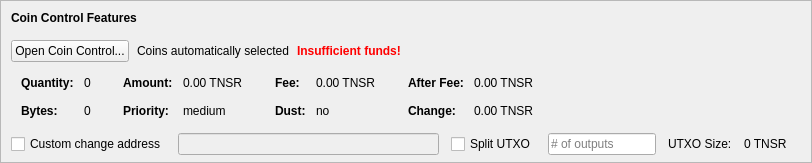
    <widget class="QFrame" name="frameCoinControl">
     <property name="sizePolicy">
      <sizepolicy hsizetype="Expanding" vsizetype="Expanding">
       <horstretch>0</horstretch>
       <verstretch>0</verstretch>
      </sizepolicy>
     </property>
     <property name="maximumSize">
      <size>
       <width>16777215</width>
       <height>16777215</height>
      </size>
     </property>
     <property name="frameShape">
      <enum>QFrame::StyledPanel</enum>
     </property>
     <property name="frameShadow">
      <enum>QFrame::Sunken</enum>
     </property>
     <layout class="QVBoxLayout" name="verticalLayoutCoinControl2">
      <property name="spacing">
       <number>0</number>
      </property>
      <property name="leftMargin">
       <number>0</number>
      </property>
      <property name="topMargin">
       <number>0</number>
      </property>
      <property name="rightMargin">
       <number>0</number>
      </property>
      <property name="bottomMargin">
       <number>6</number>
      </property>
      <item>
       <layout class="QVBoxLayout" name="verticalLayoutCoinControl" stretch="0,0,0,0,1">
        <property name="spacing">
         <number>0</number>
        </property>
        <property name="leftMargin">
         <number>10</number>
        </property>
        <property name="topMargin">
         <number>10</number>
        </property>
        <item>
         <layout class="QHBoxLayout" name="horizontalLayoutCoinControl1">
          <property name="bottomMargin">
           <number>15</number>
          </property>
          <item>
           <widget class="QLabel" name="labelCoinControlFeatures">
            <property name="sizePolicy">
             <sizepolicy hsizetype="Preferred" vsizetype="Maximum">
              <horstretch>0</horstretch>
              <verstretch>0</verstretch>
             </sizepolicy>
            </property>
            <property name="font">
             <font>
              <weight>75</weight>
              <bold>true</bold>
             </font>
            </property>
            <property name="styleSheet">
             <string notr="true">font-weight:bold;</string>
            </property>
            <property name="text">
             <string>Coin Control Features</string>
            </property>
           </widget>
          </item>
         </layout>
        </item>
        <item>
         <layout class="QHBoxLayout" name="horizontalLayoutCoinControl2" stretch="0,0,0,0">
          <property name="spacing">
           <number>8</number>
          </property>
          <property name="bottomMargin">
           <number>10</number>
          </property>
          <item>
           <widget class="QPushButton" name="pushButtonCoinControl">
            <property name="styleSheet">
             <string notr="true"/>
            </property>
            <property name="text">
             <string>Open Coin Control...</string>
            </property>
            <property name="autoDefault">
             <bool>false</bool>
            </property>
           </widget>
          </item>
          <item>
           <widget class="QLabel" name="labelCoinControlAutomaticallySelected">
            <property name="text">
             <string>Coins automatically selected</string>
            </property>
            <property name="margin">
             <number>5</number>
            </property>
           </widget>
          </item>
          <item>
           <widget class="QLabel" name="labelCoinControlInsuffFunds">
            <property name="font">
             <font>
              <weight>75</weight>
              <bold>true</bold>
             </font>
            </property>
            <property name="styleSheet">
             <string notr="true">color:red;font-weight:bold;</string>
            </property>
            <property name="text">
             <string>Insufficient funds!</string>
            </property>
            <property name="margin">
             <number>5</number>
            </property>
           </widget>
          </item>
          <item>
           <spacer name="horizontalSpacerCoinControl">
            <property name="orientation">
             <enum>Qt::Horizontal</enum>
            </property>
            <property name="sizeHint" stdset="0">
             <size>
              <width>40</width>
              <height>1</height>
             </size>
            </property>
           </spacer>
          </item>
         </layout>
        </item>
        <item>
         <widget class="QWidget" name="widgetCoinControl" native="true">
          <property name="sizePolicy">
           <sizepolicy hsizetype="Preferred" vsizetype="Preferred">
            <horstretch>0</horstretch>
            <verstretch>0</verstretch>
           </sizepolicy>
          </property>
          <property name="minimumSize">
           <size>
            <width>0</width>
            <height>0</height>
           </size>
          </property>
          <property name="styleSheet">
           <string notr="true"/>
          </property>
          <layout class="QHBoxLayout" name="horizontalLayoutCoinControl5">
           <property name="leftMargin">
            <number>0</number>
           </property>
           <property name="topMargin">
            <number>0</number>
           </property>
           <property name="rightMargin">
            <number>0</number>
           </property>
           <property name="bottomMargin">
            <number>0</number>
           </property>
           <item>
            <layout class="QHBoxLayout" name="horizontalLayoutCoinControl3" stretch="0,0,0,1">
             <property name="spacing">
              <number>20</number>
             </property>
             <property name="topMargin">
              <number>0</number>
             </property>
             <property name="bottomMargin">
              <number>10</number>
             </property>
             <item>
              <layout class="QFormLayout" name="formLayoutCoinControl1">
               <property name="horizontalSpacing">
                <number>10</number>
               </property>
               <property name="verticalSpacing">
                <number>14</number>
               </property>
               <property name="leftMargin">
                <number>10</number>
               </property>
               <property name="topMargin">
                <number>4</number>
               </property>
               <property name="rightMargin">
                <number>6</number>
               </property>
               <item row="0" column="0">
                <widget class="QLabel" name="labelCoinControlQuantityText">
                 <property name="font">
                  <font>
                   <weight>75</weight>
                   <bold>true</bold>
                  </font>
                 </property>
                 <property name="text">
                  <string>Quantity:</string>
                 </property>
                 <property name="margin">
                  <number>0</number>
                 </property>
                </widget>
               </item>
               <item row="0" column="1">
                <widget class="QLabel" name="labelCoinControlQuantity">
                 <property name="cursor">
                  <cursorShape>IBeamCursor</cursorShape>
                 </property>
                 <property name="contextMenuPolicy">
                  <enum>Qt::ActionsContextMenu</enum>
                 </property>
                 <property name="text">
                  <string notr="true">0</string>
                 </property>
                 <property name="margin">
                  <number>0</number>
                 </property>
                 <property name="textInteractionFlags">
                  <set>Qt::LinksAccessibleByMouse|Qt::TextSelectableByKeyboard|Qt::TextSelectableByMouse</set>
                 </property>
                </widget>
               </item>
               <item row="1" column="0">
                <widget class="QLabel" name="labelCoinControlBytesText">
                 <property name="font">
                  <font>
                   <weight>75</weight>
                   <bold>true</bold>
                  </font>
                 </property>
                 <property name="text">
                  <string>Bytes:</string>
                 </property>
                </widget>
               </item>
               <item row="1" column="1">
                <widget class="QLabel" name="labelCoinControlBytes">
                 <property name="cursor">
                  <cursorShape>IBeamCursor</cursorShape>
                 </property>
                 <property name="contextMenuPolicy">
                  <enum>Qt::ActionsContextMenu</enum>
                 </property>
                 <property name="text">
                  <string notr="true">0</string>
                 </property>
                 <property name="textInteractionFlags">
                  <set>Qt::LinksAccessibleByMouse|Qt::TextSelectableByKeyboard|Qt::TextSelectableByMouse</set>
                 </property>
                </widget>
               </item>
              </layout>
             </item>
             <item>
              <layout class="QFormLayout" name="formLayoutCoinControl2">
               <property name="horizontalSpacing">
                <number>10</number>
               </property>
               <property name="verticalSpacing">
                <number>14</number>
               </property>
               <property name="leftMargin">
                <number>6</number>
               </property>
               <property name="topMargin">
                <number>4</number>
               </property>
               <property name="rightMargin">
                <number>6</number>
               </property>
               <item row="0" column="0">
                <widget class="QLabel" name="labelCoinControlAmountText">
                 <property name="font">
                  <font>
                   <weight>75</weight>
                   <bold>true</bold>
                  </font>
                 </property>
                 <property name="text">
                  <string>Amount:</string>
                 </property>
                 <property name="margin">
                  <number>0</number>
                 </property>
                </widget>
               </item>
               <item row="0" column="1">
                <widget class="QLabel" name="labelCoinControlAmount">
                 <property name="cursor">
                  <cursorShape>IBeamCursor</cursorShape>
                 </property>
                 <property name="contextMenuPolicy">
                  <enum>Qt::ActionsContextMenu</enum>
                 </property>
                 <property name="text">
                  <string notr="true">0.00 TNSR</string>
                 </property>
                 <property name="textInteractionFlags">
                  <set>Qt::LinksAccessibleByMouse|Qt::TextSelectableByKeyboard|Qt::TextSelectableByMouse</set>
                 </property>
                </widget>
               </item>
               <item row="1" column="0">
                <widget class="QLabel" name="labelCoinControlPriorityText">
                 <property name="font">
                  <font>
                   <weight>75</weight>
                   <bold>true</bold>
                  </font>
                 </property>
                 <property name="text">
                  <string>Priority:</string>
                 </property>
                </widget>
               </item>
               <item row="1" column="1">
                <widget class="QLabel" name="labelCoinControlPriority">
                 <property name="cursor">
                  <cursorShape>IBeamCursor</cursorShape>
                 </property>
                 <property name="contextMenuPolicy">
                  <enum>Qt::ActionsContextMenu</enum>
                 </property>
                 <property name="text">
                  <string>medium</string>
                 </property>
                 <property name="textInteractionFlags">
                  <set>Qt::LinksAccessibleByMouse|Qt::TextSelectableByKeyboard|Qt::TextSelectableByMouse</set>
                 </property>
                </widget>
               </item>
              </layout>
             </item>
             <item>
              <layout class="QFormLayout" name="formLayoutCoinControl3">
               <property name="horizontalSpacing">
                <number>10</number>
               </property>
               <property name="verticalSpacing">
                <number>14</number>
               </property>
               <property name="leftMargin">
                <number>6</number>
               </property>
               <property name="topMargin">
                <number>4</number>
               </property>
               <property name="rightMargin">
                <number>6</number>
               </property>
               <item row="0" column="0">
                <widget class="QLabel" name="labelCoinControlFeeText">
                 <property name="font">
                  <font>
                   <weight>75</weight>
                   <bold>true</bold>
                  </font>
                 </property>
                 <property name="text">
                  <string>Fee:</string>
                 </property>
                 <property name="margin">
                  <number>0</number>
                 </property>
                </widget>
               </item>
               <item row="0" column="1">
                <widget class="QLabel" name="labelCoinControlFee">
                 <property name="cursor">
                  <cursorShape>IBeamCursor</cursorShape>
                 </property>
                 <property name="contextMenuPolicy">
                  <enum>Qt::ActionsContextMenu</enum>
                 </property>
                 <property name="text">
                  <string notr="true">0.00 TNSR</string>
                 </property>
                 <property name="textInteractionFlags">
                  <set>Qt::LinksAccessibleByMouse|Qt::TextSelectableByKeyboard|Qt::TextSelectableByMouse</set>
                 </property>
                </widget>
               </item>
               <item row="1" column="0">
                <widget class="QLabel" name="labelCoinControlLowOutputText">
                 <property name="font">
                  <font>
                   <weight>75</weight>
                   <bold>true</bold>
                  </font>
                 </property>
                 <property name="text">
                  <string>Dust:</string>
                 </property>
                </widget>
               </item>
               <item row="1" column="1">
                <widget class="QLabel" name="labelCoinControlLowOutput">
                 <property name="cursor">
                  <cursorShape>IBeamCursor</cursorShape>
                 </property>
                 <property name="contextMenuPolicy">
                  <enum>Qt::ActionsContextMenu</enum>
                 </property>
                 <property name="text">
                  <string>no</string>
                 </property>
                 <property name="textInteractionFlags">
                  <set>Qt::LinksAccessibleByMouse|Qt::TextSelectableByKeyboard|Qt::TextSelectableByMouse</set>
                 </property>
                </widget>
               </item>
              </layout>
             </item>
             <item>
              <layout class="QFormLayout" name="formLayoutCoinControl4">
               <property name="horizontalSpacing">
                <number>10</number>
               </property>
               <property name="verticalSpacing">
                <number>14</number>
               </property>
               <property name="leftMargin">
                <number>6</number>
               </property>
               <property name="topMargin">
                <number>4</number>
               </property>
               <property name="rightMargin">
                <number>6</number>
               </property>
               <item row="0" column="0">
                <widget class="QLabel" name="labelCoinControlAfterFeeText">
                 <property name="font">
                  <font>
                   <weight>75</weight>
                   <bold>true</bold>
                  </font>
                 </property>
                 <property name="text">
                  <string>After Fee:</string>
                 </property>
                 <property name="margin">
                  <number>0</number>
                 </property>
                </widget>
               </item>
               <item row="0" column="1">
                <widget class="QLabel" name="labelCoinControlAfterFee">
                 <property name="cursor">
                  <cursorShape>IBeamCursor</cursorShape>
                 </property>
                 <property name="contextMenuPolicy">
                  <enum>Qt::ActionsContextMenu</enum>
                 </property>
                 <property name="text">
                  <string notr="true">0.00 TNSR</string>
                 </property>
                 <property name="textInteractionFlags">
                  <set>Qt::LinksAccessibleByMouse|Qt::TextSelectableByKeyboard|Qt::TextSelectableByMouse</set>
                 </property>
                </widget>
               </item>
               <item row="1" column="0">
                <widget class="QLabel" name="labelCoinControlChangeText">
                 <property name="font">
                  <font>
                   <weight>75</weight>
                   <bold>true</bold>
                  </font>
                 </property>
                 <property name="text">
                  <string>Change:</string>
                 </property>
                </widget>
               </item>
               <item row="1" column="1">
                <widget class="QLabel" name="labelCoinControlChange">
                 <property name="cursor">
                  <cursorShape>IBeamCursor</cursorShape>
                 </property>
                 <property name="contextMenuPolicy">
                  <enum>Qt::ActionsContextMenu</enum>
                 </property>
                 <property name="text">
                  <string notr="true">0.00 TNSR</string>
                 </property>
                 <property name="textInteractionFlags">
                  <set>Qt::LinksAccessibleByMouse|Qt::TextSelectableByKeyboard|Qt::TextSelectableByMouse</set>
                 </property>
                </widget>
               </item>
              </layout>
             </item>
            </layout>
           </item>
          </layout>
         </widget>
        </item>
        <item>
         <layout class="QHBoxLayout" name="horizontalLayoutCoinControl4" stretch="0,0,0,0,0,0,0">
          <property name="spacing">
           <number>12</number>
          </property>
          <property name="sizeConstraint">
           <enum>QLayout::SetDefaultConstraint</enum>
          </property>
          <property name="topMargin">
           <number>5</number>
          </property>
          <property name="rightMargin">
           <number>5</number>
          </property>
          <item>
           <widget class="QCheckBox" name="checkBoxCoinControlChange">
            <property name="toolTip">
             <string>If this is activated, but the change address is empty or invalid, change will be sent to a newly generated address.</string>
            </property>
            <property name="text">
             <string>Custom change address</string>
            </property>
           </widget>
          </item>
          <item>
           <widget class="QValidatedLineEdit" name="lineEditCoinControlChange">
            <property name="enabled">
             <bool>false</bool>
            </property>
            <property name="sizePolicy">
             <sizepolicy hsizetype="Expanding" vsizetype="Fixed">
              <horstretch>0</horstretch>
              <verstretch>0</verstretch>
             </sizepolicy>
            </property>
           </widget>
          </item>
          <item>
           <widget class="QCheckBox" name="splitBlockCheckBox">
            <property name="text">
             <string>Split UTXO</string>
            </property>
           </widget>
          </item>
          <item>
           <widget class="QLineEdit" name="splitBlockLineEdit">
            <property name="sizePolicy">
             <sizepolicy hsizetype="Fixed" vsizetype="Fixed">
              <horstretch>50</horstretch>
              <verstretch>0</verstretch>
             </sizepolicy>
            </property>
            <property name="placeholderText">
             <string># of outputs</string>
            </property>
           </widget>
          </item>
          <item>
           <widget class="QLabel" name="labelBlockSizeText">
            <property name="text">
             <string>UTXO Size:</string>
            </property>
           </widget>
          </item>
          <item>
           <widget class="QLabel" name="labelBlockSize">
            <property name="text">
             <string>0 TNSR</string>
            </property>
           </widget>
          </item>
          <item>
           <widget class="QLabel" name="labelCoinControlChangeLabel">
            <property name="sizePolicy">
             <sizepolicy hsizetype="Preferred" vsizetype="Expanding">
              <horstretch>0</horstretch>
              <verstretch>0</verstretch>
             </sizepolicy>
            </property>
            <property name="minimumSize">
             <size>
              <width>0</width>
              <height>0</height>
             </size>
            </property>
            <property name="text">
             <string/>
            </property>
            <property name="margin">
             <number>3</number>
            </property>
           </widget>
          </item>
         </layout>
        </item>
        <item>
         <spacer name="verticalSpacerCoinControl">
          <property name="orientation">
           <enum>Qt::Vertical</enum>
          </property>
          <property name="sizeHint" stdset="0">
           <size>
            <width>800</width>
            <height>1</height>
           </size>
          </property>
         </spacer>
        </item>
       </layout>
      </item>
     </layout>
    </widget>
